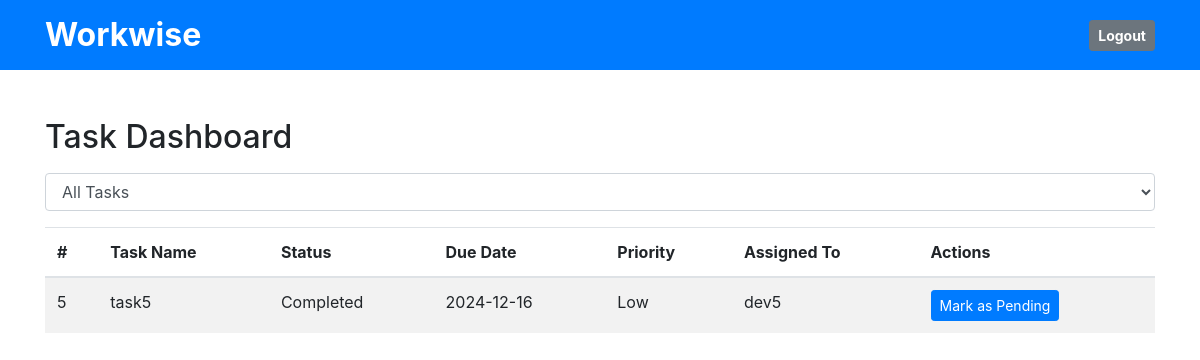
The app's page / (signed in) with its own data.
### app.py (models this page shows)
class Task(db.Model):
    task_id = db.Column(db.Integer, primary_key=True)
    title = db.Column(db.String(100), nullable=True)
    status = db.Column(db.String(20), default='Pending')
    progress_percentage = db.Column(db.String(20), default='0%')
    assigned_to = db.Column(db.Integer, db.ForeignKey(
        'user.id'))  # Link to User table
    start_date = db.Column(db.Date, nullable=True)
    due_date = db.Column(db.Date, nullable=True)
    priority = db.Column(db.String(20), default='Medium')  # High, Medium, Low
    completion_date = db.Column(db.Date, nullable=True)
    delete_status = db.Column(db.String(20), default='False')
    user = db.relationship('User', backref='tasks', lazy=True)

### app.py (the view)
@app.route('/')
@login_required
def dashboard():
    filter_status = request.args.get('filter', 'All')
    tasks_query = Task.query.filter_by(delete_status='False')
    print('current user name', current_user.name)
    if current_user.role in ['admin']:
        print("In admin")
        if filter_status != 'All':
            tasks_query = tasks_query.filter_by(status=filter_status)
    if current_user.role in ['dev']:
        print("In dev")
        if filter_status != 'All':
            tasks_query = tasks_query.filter_by(status=filter_status)
        tasks_query = tasks_query.filter_by(assigned_to=current_user.name)
    else:
        if filter_status != 'All':
            tasks_query = tasks_query.filter_by(status=filter_status)
    print(tasks_query)
    tasks = tasks_query.order_by(
        Task.due_date.asc(), Task.priority.desc()).all()
    print(tasks)
    df = pd.DataFrame([{
        'Task Name': task.title,
        'Status': task.status,
        'Assigned To': task.assigned_to if task.assigned_to else 'Unassigned',
        'Due Date': task.due_date,
        'Priority': task.priority
    } for task in tasks])
    print(df)
    if len(df) > 0:
        status_counts = df['Status'].value_counts()
        print(status_counts.head())
    else:
        df = pd.DataFrame({"Status": []})
        statuses = ['Completed', 'Pending']
        status_counts = df['Status'].value_counts()
        status_counts = status_counts.reindex(statuses, fill_value=0)
    plt.figure(figsize=(6, 4))
    status_counts.plot(kind='bar', color=['green', 'orange'])
    plt.title('Tasks by Status')
    plt.xlabel('Status')
    plt.ylabel('Count')
    plt.tight_layout()
    img = io.BytesIO()
    plt.savefig(img, format='png')
    img.seek(0)
    chart_base64 = base64.b64encode(img.getvalue()).decode()
    plt.close()
    if current_user.role in ['admin']:
        return render_template('admin_dashboard.html', task_count=len(tasks),
                               completed_tasks=status_counts.get(
                                   'Completed', 0),
                               pending_tasks=status_counts.get('Pending', 0),
                               chart_base64=chart_base64)
    if current_user.role in ['dev']:
        return render_template('dashboard.html', tasks=tasks)
    return render_template('dashboard.html', tasks=tasks)

### app.py (called while the page is built)
@login_manager.user_loader
def load_user(user_id):
    return db.session.get(User, int(user_id))

### templates/dashboard.html (shortened to what this page needs)
<!DOCTYPE html>
<html lang="en">
<head>
    <link href="https://stackpath.bootstrapcdn.com/bootstrap/4.5.2/css/bootstrap.min.css" rel="stylesheet">
</head>
<body>
    <body>
        <div class="bg-primary text-white py-3">
            <div class="container d-flex justify-content-between align-items-center">
                <div>
                    <h1 class="mb-0" style="font-size: 2rem; font-weight: bold;">Workwise</h1>
                </div>
                <div class="d-flex align-items-center">
                    <a href="{{ url_for('logout') }}" class="btn btn-secondary btn-sm font-weight-bold">Logout</a>
                </div>
            </div>
        </div>
    <div class="container mt-5">
        <h2>Task Dashboard</h2>
        <form method="GET" action="{{ url_for('dashboard') }}" class="mt-3">
            <select name="filter" onchange="this.form.submit()" class="form-control">
                <option value="All" {% if filter_status == 'All' %}selected{% endif %}>All Tasks</option>
            </select>
        </form>
        <table class="table table-striped mt-3">
            <thead>
                <tr>
                    <th>#</th>
                    <th>Task Name</th>
                    <th>Status</th>
                    <th>Due Date</th>
                    <th>Priority</th>
                    <th>Assigned To</th>
                    {%if current_user.role in ['dev']%}
                    <th>Actions</th>
                    {% endif %}
                </tr>
            </thead>
            <tbody>
                {% for task in tasks %}
                <tr>
                    <td>{{ task.task_id }}</td>
                    <td>{{ task.title }}</td>
                    <td>{{ task.status }}</td>
                    <td>{{ task.due_date.strftime('%Y-%m-%d') if task.due_date else 'N/A' }}</td>
                    <td>{{ task.priority }}</td>
                    <td>{{ task.assigned_to if task.assigned_to else 'Unassigned' }}</td>
                    <td>
                        <form action="{{ url_for('update_status', task_id=task.task_id) }}" method="post" style="display:inline;">
                            {%if current_user.role in ['dev']%}
                            {% if task.status in ['Pending'] %}
                <button class="btn btn-sm btn-primary">Mark as Complete</button>
                {% else%}
                <button class="btn btn-sm btn-primary">Mark as Pending</button>
                {% endif %}
                {% endif %}
                        </form>
                    </td>
                </tr>
                {% endfor %}
            </tbody>
        </table>
    </div>
</body>
</html>

### records on screen
Task: task_id "5", title "task5", status "Completed", due_date "2024-12-16", priority "Low", assigned_to "dev5", shows "Mark as Pending"
